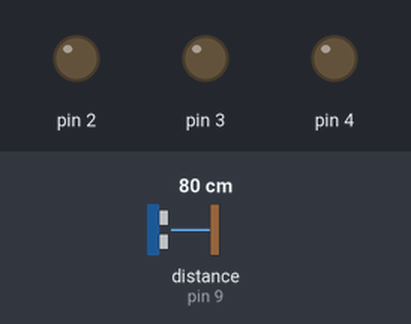
Bench run of a sketch on a simulated Arduino Uno, built with avr-gcc and run on an emulated ATmega328P. Shown: output pins drawn as LEDs (lit = HIGH). Wiring (inferred from the names in the program): ultrasonic range finder: trigger pin 10; echo pin 9. The inputs (shaded band) are chosen by the test bench; at power-on: distance to the obstacle (sensor on pin 9) 80 cm. The echo pulse lasts 58.3 µs per cm; pins used as bus, display or sensor lines are not drawn; what the sketch prints to the serial monitor is not drawn.

Above: at 2.8 s.
2.9 s: distance to the obstacle (sensor on pin 9) set to 36 cm
7.2 s: distance to the obstacle (sensor on pin 9) set to 32 cm
At 11.0 s:
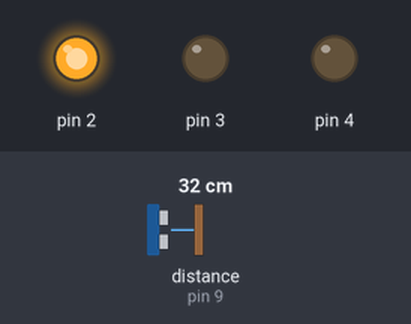
11.5 s: distance to the obstacle (sensor on pin 9) set to 25 cm
At 14.3 s:
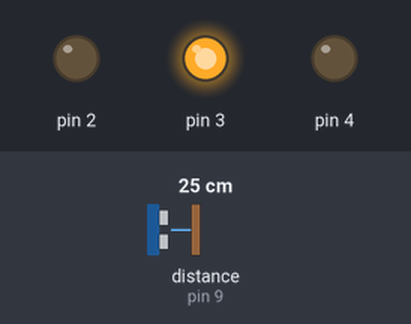
15.5 s: distance to the obstacle (sensor on pin 9) set to 16 cm
19.2 s: distance to the obstacle (sensor on pin 9) set to 12 cm
At 23.2 s:
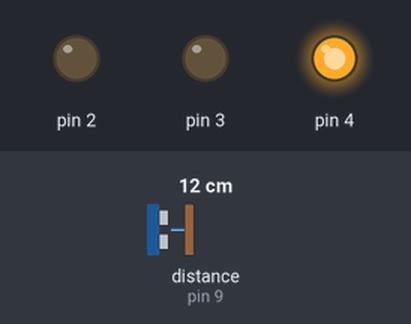
23.5 s: distance to the obstacle (sensor on pin 9) set to 18 cm
At 26.4 s:
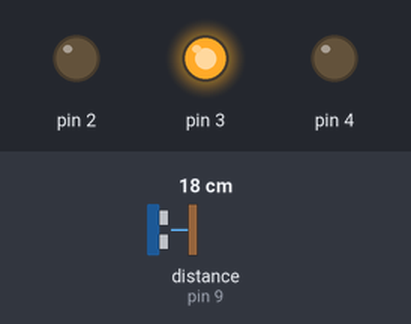
Timing chart, 0 to 27.9 s (numbered marks = the images above; inputs shaded):
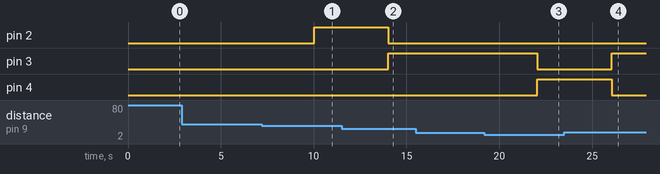

Measured:
- the behaviour switches between 33 and 32 cm on distance to the obstacle (sensor on pin 9) (found by bisection; images 0 and 1)
- the behaviour switches between 28 and 27 cm on distance to the obstacle (sensor on pin 9) (found by bisection; images 1 and 2)
- the behaviour switches between 15 and 14 cm on distance to the obstacle (sensor on pin 9) (found by bisection; images 2 and 3)
- after the input at 2.9 s, every drawn part: stays the same
- after the input at 7.2 s, pin 2: LOW → HIGH after 2.8 s
- after the input at 11.5 s, pin 2: HIGH → LOW after 2.5 s; pin 3: LOW → HIGH after 2.5 s
- after the input at 15.5 s, every drawn part: stays the same
- after the input at 19.2 s, pin 3: HIGH → LOW after 2.8 s; pin 4: LOW → HIGH after 2.8 s
- after the input at 23.5 s, pin 3: LOW → HIGH after 2.5 s; pin 4: HIGH → LOW after 2.5 s

The sketch:

SANITIZANTE.ino
```cpp
# define led 13
 int trigger = 10;           // declaramos la palabra trigger como un tipo entero y al mismo tiempo reemplaza al pin 9
 int echo = 9;           // declaramos la palabra echo como un tipo entero y al mismo tiempo reemplaza al pin 8
 float tiempo_de_espera,distancia; // creamos una variable de fotante; es decir, nos puede dar resultados en decimales.
 float A;
 float porcentaje;
void setup() {
  Serial.begin (9600);   // establemos la comucicacion serial
  pinMode (trigger, OUTPUT); // declarmos el pin 9 como salida
  pinMode (echo, INPUT);   // declaramos el 8 como entrada
  pinMode(2,OUTPUT);
   pinMode(3,OUTPUT);
    pinMode(4,OUTPUT);
}
void loop() {
digitalWrite (trigger,LOW); // ponemos en bajo el pin 8 durante 2 microsegundos
delayMicroseconds(2);
digitalWrite (trigger, HIGH);// ahora ponemos en alto pin 8 durante 10 microsegundos;
delayMicroseconds (10);     // pues este el momento en que emite el sonido durante 10 segungos
digitalWrite (trigger, LOW); // ahora ponemos en bajo pin 8
tiempo_de_espera = pulseIn (echo,HIGH); // pulseIn, recoge la señal del sonido que emite el trigger
/*La función pulseIn espera la aparición de un pulso en una entrada y mide su duración, dando como resultado la duración medida
 El primer parámetro (ECHO) es el pin sobre el que se realizará la medición.
Y el segundo parámetro (HIGH) indica si el pulso a esperar será un 1 (HIGH) o un 0 (LOW).
 */
distancia =(tiempo_de_espera/2)/29.15; // formula para hallar la distancia
Serial.print (distancia);    // imprimimos la distancia en cm
Serial.print ("cm");
delay (1000);
 A=(distancia)*(3.125);
 porcentaje =(100)-(A);
Serial.print("   ");
Serial.print (porcentaje);
Serial.println ("%");
delay (1000);
if (distancia>=28 && distancia <=32){
  digitalWrite (2,1);
  digitalWrite (3,0);
  digitalWrite (4,0);
}
if (distancia>=15 && distancia <=27){
  digitalWrite (2,0);
  digitalWrite (3,1);
  digitalWrite (4,0);
}
if (distancia>=2 && distancia <=14){
  digitalWrite (2,0);
  digitalWrite (3,0);
  digitalWrite (4,1);
}

}
```
